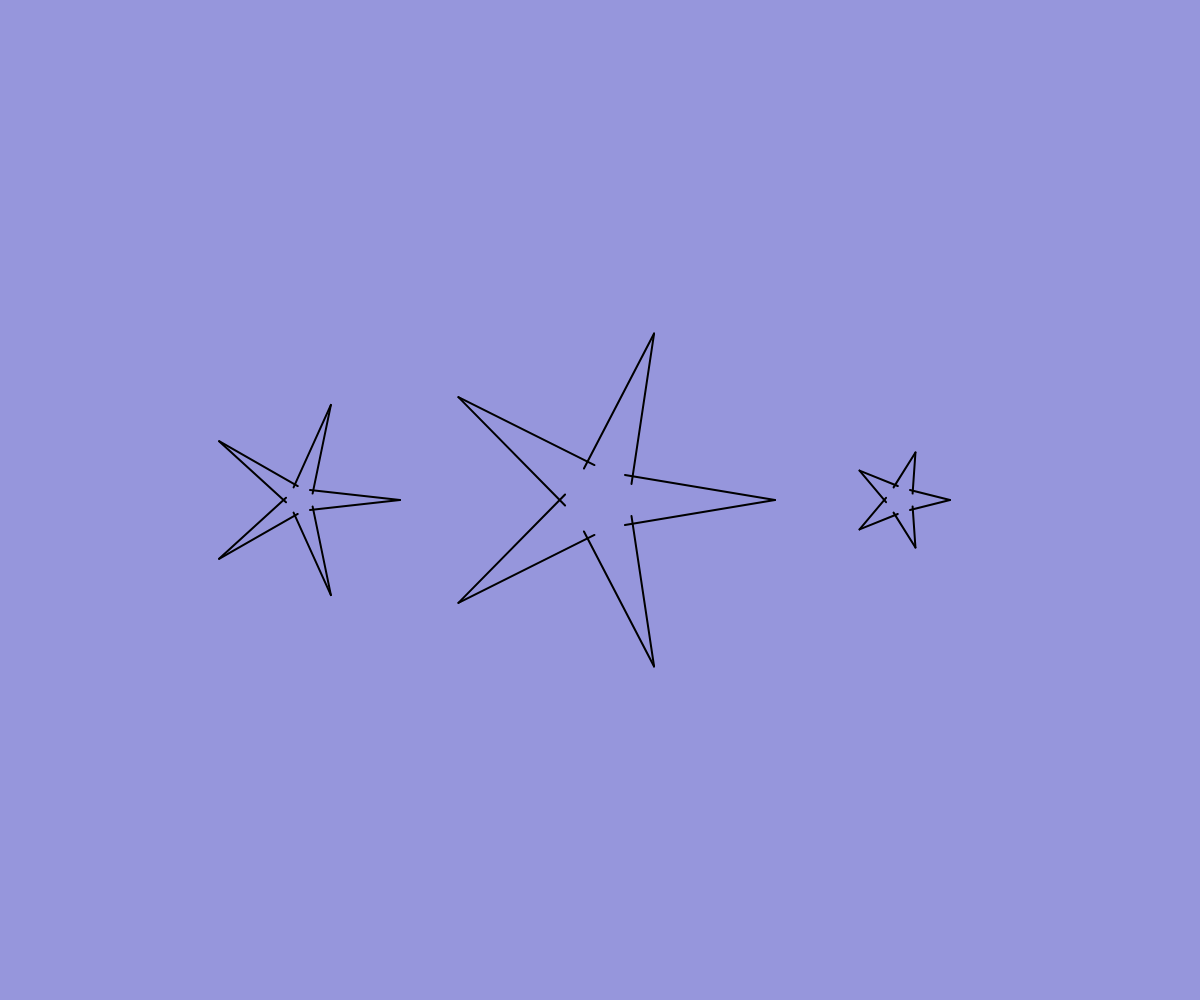
Frame 1 (no input)
Frame 60 (no input): identical to frame 1, image omitted
Frame 120 (the mouse pressed at the canvas centre since frame 60): identical to frame 1, image omitted

The p5.js sketch that drew this single still picture (run headless with seeded random() and noise() and a simulated clock; from frame 60 on, the mouse is pressed at the canvas centre):

// p5.js sketch
// ── sketch.js
// l indicates how many legs (how many times we rotates to make legs)
function star(x, y, w, c, l) {
  let r = w / 2;
  push();
  translate(x, y);

  for (let cnt = 0; cnt < l; cnt++) {
    line(c, -c, r, 0);
    line(c, c, r, 0);
    rotate(360/l);

    // line(-c, c, 0, r);
    // line(c, c, 0, r);

    // line(-c, -c, -r, 0);
    // line(-c, c, -r, 0);

    // line(-c, -c, 0, -r);
    // line(c, -c, 0, -r);
  }
    pop();
}
function setup() {
  createCanvas(windowWidth, windowHeight);
  background(150, 150, 220);
  strokeWeight(2);
  angleMode(DEGREES);

  star(width / 4, height / 2, 200, 10, 5);
  star(width / 2, height / 2, 350, 25, 5);
  star((3 * width) / 4, height / 2, 100, 10, 5);
}

function draw() {}
